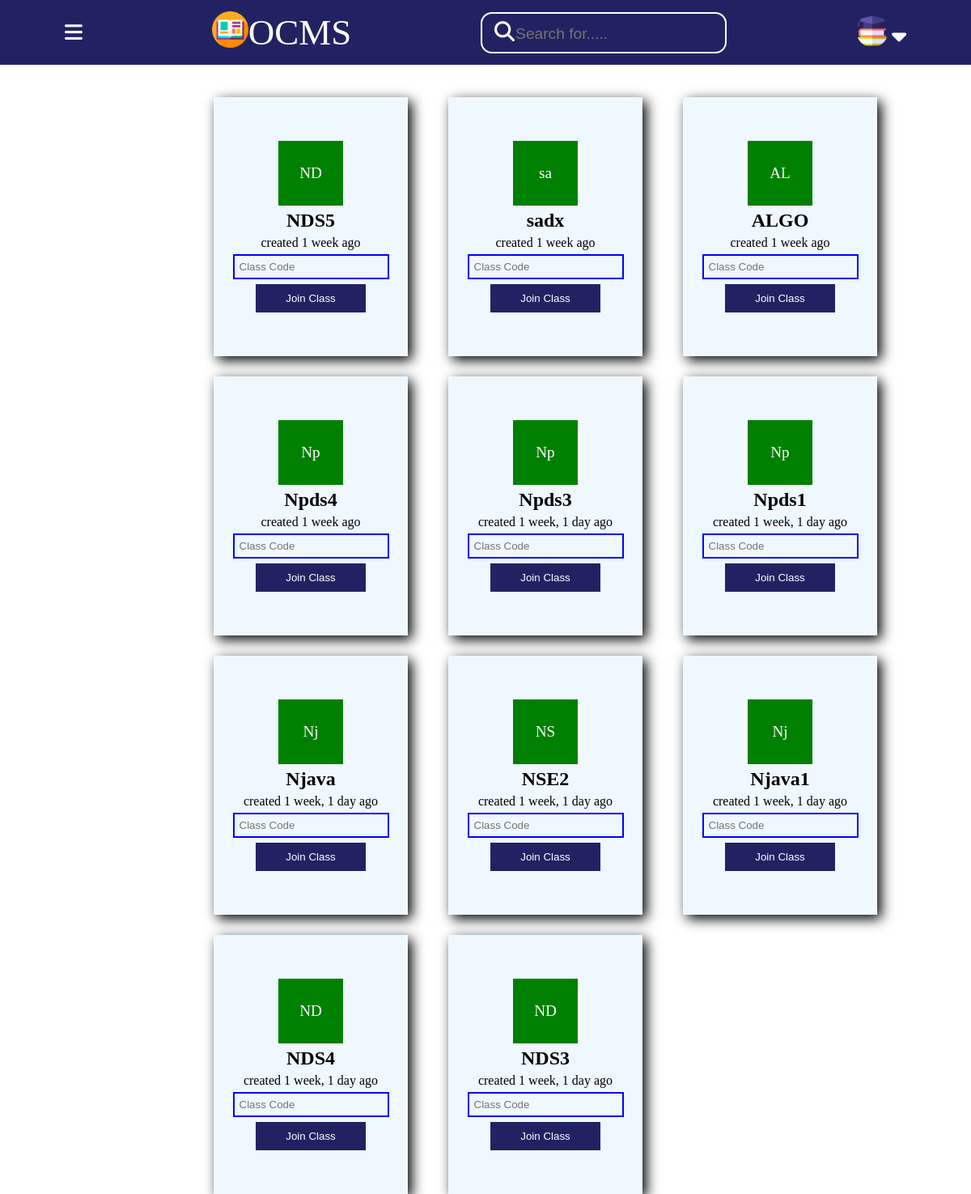
The app's page /join_room/ (signed in) with its own data.
### base/models.py (models this page shows, shortened)
class Room(models.Model):
    course_id=models.CharField(max_length=100)
    teacher=models.CharField(max_length=100)
    name = models.CharField(max_length=200) #set it to host.subject_name during declaration by default
    description = models.TextField(null=True, blank=True)
    avatar = models.ImageField(null=True, default="avatar.svg")
    room_code=models.CharField(max_length=100)
    updated = models.DateTimeField(auto_now=True)
    created = models.DateTimeField(auto_now_add=True)
    class Meta:
        ordering = ['-updated', '-created']

### base/views.py (the view, shortened to what this page needs)
# urls.py: path("join_room/",views.Join,name="join"),
@csrf_protect
def Join(request):
    Student_User=get_object_or_404(Student, user=request.user)
    rooms=Room.objects.all()
    context={'rooms':rooms}
    return render(request,'base/join_room.html',context)

### base/templates/base/join_room.html (shortened to what this page needs)
{% load static %}
<!DOCTYPE html>
<html lang="en">
<head>
    <link rel="stylesheet" href="{% static 'styles/join_room.css' %}">
</head>
<body>
    <div class="wrapper">
    <div class="nav">
        <i id="dropdown" class=" dropdown fa-solid fa-bars"></i>
     <div class="logo"><img src="{% static 'images/1414305.png' %}" class="img">
        <p style="font-size: 45px;">OCMS</p></div>
        <div class="search">
        <i class=" icon fa-solid fa-magnifying-glass"></i>
        <input type="text" placeholder="Search for.....">
        </div>
        <div class="profile">
            <img src="{% static 'images/4430487.png' %}" class="pic">
            <i class="dropdowm-icon fa-solid fa-caret-down"></i>
        </div>
    </div>
</div>
<div class="wrapper2">
    <div id="classinfo" class="classinfo">
        {% for room in rooms %}
        <div class="card card1">
        <div class="classicon">
            {{ room.name|slice:":2" }}
        </div>
          <h2>{{room.name}}</h2>
          <p>created {{room.created | timesince}} ago</p>
          <form action="" method="POST">
            <div class="below">
            <input id="room_code" name="code" placeholder="Class Code" />
            <button  type="submit">Join Class</button>
            </div>
            </form>
        </div>
        {% endfor %}
    </div>
</div>
</body>
</html>

### static/styles/join_room.css (style rules this page uses)
* { margin: 0; border: 0; box-sizing: border-box; }
body { height: 100vh; width: 100vw; display: flex; flex-direction: column; }
.img { height: 45px; }
.nav { width: 100vw; height: 10vh; background-color:rgb(34, 34, 99); position: absolute; top:0; display: flex; justify-content: space-around; align-items: center; color: white; }
.nav input { border: none; outline: none; background: transparent; color: white; font-size: larger; }
.pic { height: 40px; width: 40px; border-radius: 50%; }
.search { border: 2px solid white; padding: 10px; border-radius: 14px; }
.icon { font-size: 25px; color: white; position: relative; left: 5px; }
.dropdowm-icon { position: relative; bottom:3px; font-size: 29px; color: white; }
.logo { display: flex; }
.dropdown { font-size: 25px; }
.wrapper2 { display: flex; flex-direction: column; position: relative; position: absolute; top:15vh; left: 22vw; }
.classicon { height: 80px; width: 80px; background-color: green; display: flex; justify-content: center; align-items: center; color: white; font-size: larger; }
.classinfo { display: grid; grid-template-columns: 1fr 1fr 1fr; gap: 15px; column-gap: 50px; row-gap: 25px; }
.classinfo .card { height: 40vh; width: 20vw; background-color: aliceblue; display: flex; gap: 5px; box-shadow: 5px 5px 15px; flex-direction: column; justify-content: center; align-items: center; transition: transform; transition-duration: 1.5s; }
.card button { padding: 10px; border: none; background-color: rgb(34, 34, 99); color: white; }
.card input { border: none; background: transparent; padding: 6px; border: 2px solid blue; outline: none; }
.below { display: flex; flex-direction: column; gap: 6px; }
.below button { width: 70%; margin: 0 auto; }

### records on screen
Room: name "ND", name "NDS5", created "1 week"
Room: name "sa", name "sadx", created "1 week"
Room: name "AL", name "ALGO", created "1 week"
Room: name "Np", name "Npds4", created "1 week"
Room: name "Np", name "Npds3", created "1 week, 1 day"
Room: name "Np", name "Npds1", created "1 week, 1 day"
Room: name "Nj", name "Njava", created "1 week, 1 day"
Room: name "NS", name "NSE2", created "1 week, 1 day"
Room: name "Nj", name "Njava1", created "1 week, 1 day"
Room: name "ND", name "NDS4", created "1 week, 1 day"
Room: name "ND", name "NDS3", created "1 week, 1 day"
